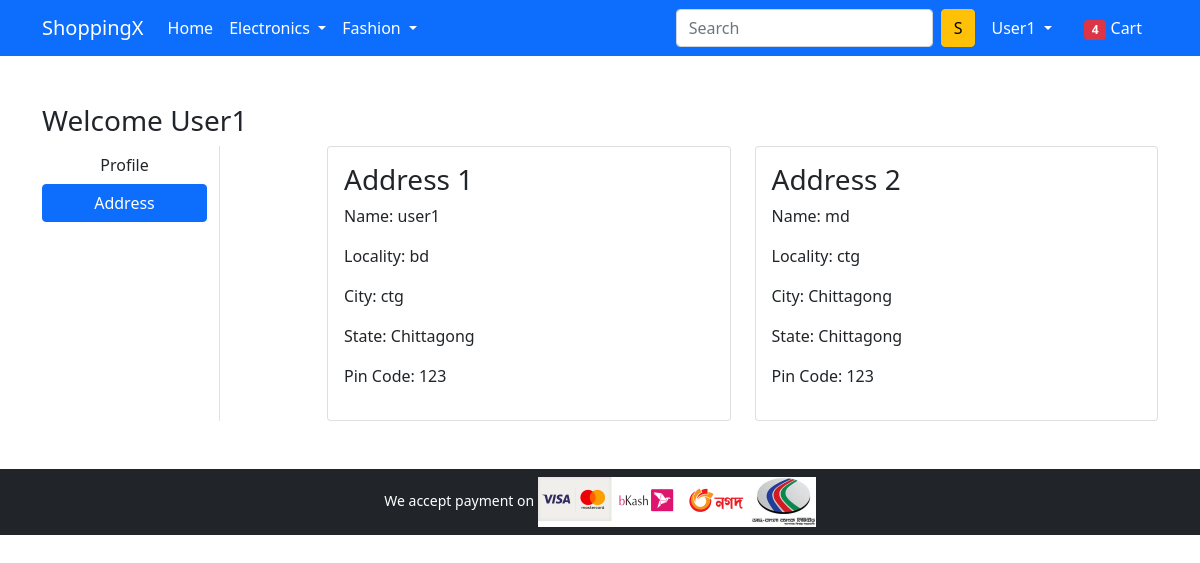
The page /address/ (signed in) on the database its author committed.
### app/models.py (models this page shows, shortened)
class Customer(models.Model):
    user = models.ForeignKey(User, on_delete=models.CASCADE)
    name = models.CharField(max_length=200)
    locality = models.CharField(max_length=200)
    city = models.CharField(max_length=50)
    zipcode = models. IntegerField()
    state = models.CharField(choices=STATE_CHOICES, max_length=50)

### app/views.py (the view)
# urls.py: path('address/', views.address, name='address'),
def address(request):
    add = Customer.objects.filter(user=request.user)
    return render(request, 'app/address.html', {'add': add, 'active': 'btn-primary'})

### app/templates/app/address.html (shortened to what this page needs)
{% extends 'app/base.html' %}
{% load static %}
{% block main-content %}
<div class="container my-5">
 <div class="row">
 <h3>Welcome <span class="text-capitalize">{{request.user}}</span> </h3>
  <div class="col-sm-2 border-end">
   <ul class="list-unstyled">
    <li class="d-grid"><a href="{% url 'profile' %}" class="btn">Profile</a></li>
    <li class="d-grid"><a href="{% url 'address' %}" class="btn {{active}}">Address</a></li>
   </ul>
  </div>
  <div class="col-sm-9 offset-sm-1">
   <div class="row">
   {% for ad in add %}
    <div class="col-sm-6">
     <div class="card">
      <div class="card-body">
       <h3>Address {{forloop.counter}}</h3>
       <p>Name: {{ad.name}}</p>
       <p>Locality: {{ad.locality}}</p>
       <p>City: {{ad.city}}</p>
       <p>State: {{ad.state}}</p>
       <p>Pin Code: {{ad.zipcode}}</p>
      </div>
     </div>
    </div>
   {% endfor %}
   </div>
  </div>
 </div>
</div>
{% endblock main-content %}

### app/templates/app/base.html (shortened to what this page needs)
<!doctype html>
{% load static %}
<html lang="en">
  <head>
    <link href="https://cdn.jsdelivr.net/npm/bootstrap@5.0.0-beta1/dist/css/bootstrap.min.css" rel="stylesheet">
    <link rel="stylesheet" href="{% static 'app/css/owl.carousel.min.css' %}">
    <link rel="stylesheet" href="{% static 'app/css/all.min.css' %}">
    <link rel="stylesheet" href="{% static 'app/css/style.css' %}">
  </head>
  <body>
    <nav class="navbar navbar-expand-lg navbar-dark bg-primary">
     <div class="container">
       <a class="navbar-brand" href="/">ShoppingX</a>
       <div class="collapse navbar-collapse" id="navbarSupportedContent">
         <ul class="navbar-nav me-auto mb-2 mb-lg-0">
           <li class="nav-item">
             <a class="nav-link active" aria-current="page" href="/">Home</a>
           </li>
           <li class="nav-item dropdown">
             <a class="nav-link dropdown-toggle text-white" href="#" id="electronicsDropdown" role="button" data-bs-toggle="dropdown" aria-expanded="false">
               Electronics
             </a>
           </li>
           <li class="nav-item dropdown">
             <a class="nav-link dropdown-toggle text-white" href="#" id="fashionDropdown" role="button" data-bs-toggle="dropdown" aria-expanded="false">
               Fashion
             </a>
           </li>
         </ul>
         <form class="d-flex">
           <input class="form-control me-2" type="search" placeholder="Search" aria-label="Search">
           <button class="btn btn-warning" type="submit">S</button>
         </form>
         <div>
          <ul class="navbar-nav me-auto mb-2 mb-lg-0">
          {% if request.user.is_authenticated %}
           <li class="nav-item dropdown mx-2">
              <a class="nav-link dropdown-toggle text-white" href="#" id="profileDropdown" role="button" data-bs-toggle="dropdown" aria-expanded="false">
                {{request.user.username|capfirst}}
              </a>
            </li>
            <li class="nav-item mx-2">
             <a href="{% url 'showcart' %}" class="nav-link text-white"><span class="badge bg-danger">4</span> Cart </a>
            </li>
          {% endif %}
          </ul>
         </div>
       </div>
     </div>
    </nav>
    {% block main-content %} {% endblock main-content %}
    <footer class="container-fluid bg-dark text-center p-2 mt-5">
        <small class="text-white">We accept payment on  </small>
        <img src="{% static 'app/images/paymentall.png' %}" alt="" srcset="" class="img-fluid" height="2px">
    </footer>
  </body>
</html>

### rows shown on the page
Customer: name "user1", locality "bd", city "ctg", state "Chittagong", zipcode "123"
Customer: name "md", locality "ctg", city "Chittagong", state "Chittagong", zipcode "123"

### other values the page prints
{{ request.user.username|capfirst }} "User1"
{{ request.user }} "User1"
